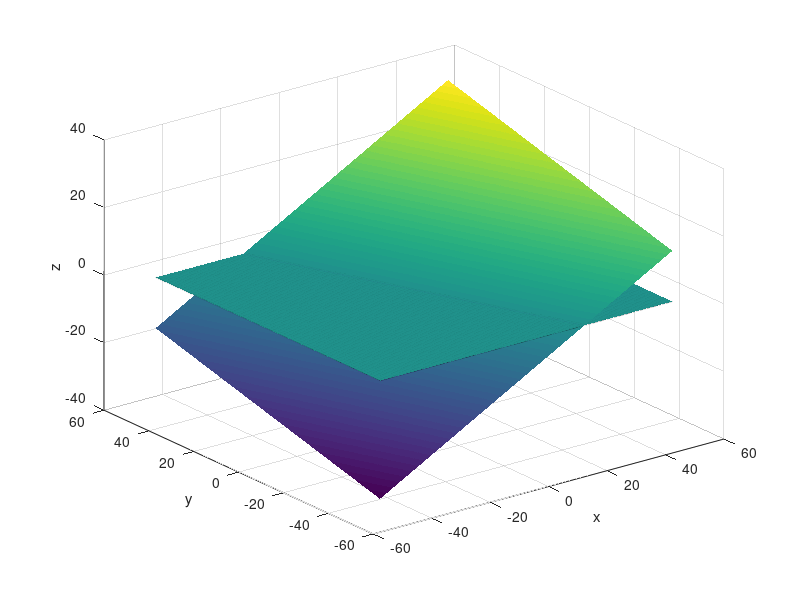
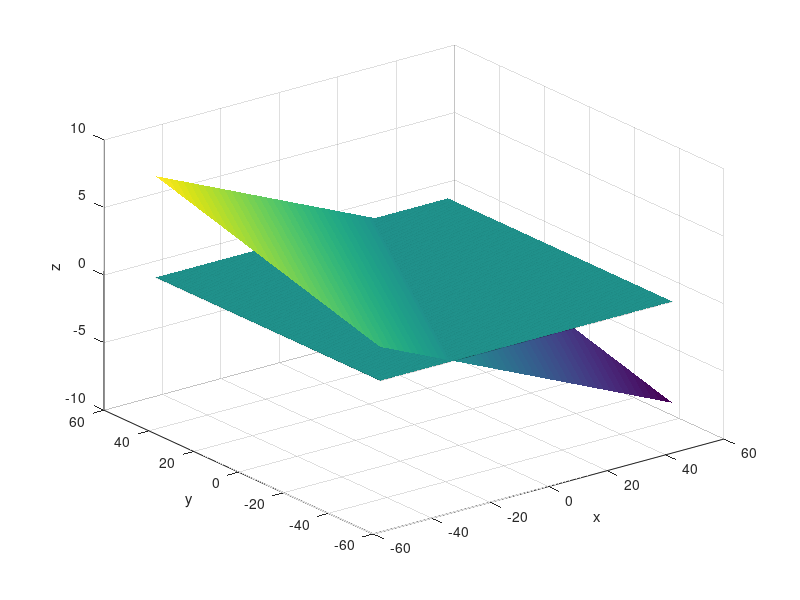

These charts were generated, in order, by the following MATLAB code:
function ejerc1aFM()
    graphFunctionPlane1();
    graphFunctionPlane2();
end

function graphFunctionPlane1()
    x = -50:.1:50;
    [X, Y] = meshgrid(x);
    z = (X.*0.5)+(Y.*0.2);
    z1 = z.*0;
    figure; surf(X, Y, z);
    shading flat;
    xlabel('x');
    ylabel('y');
    zlabel('z');
    hold on;
    surf(X, Y, z1);
    hold on;
end

function graphFunctionPlane2()
    x = -50:.1:50;
    [X, Y] = meshgrid(x);
    z = (X.*-0.1)+(Y.*0.05);
    z1 = z.*0;
    figure; surf(X, Y, z);
    shading flat;
    xlabel('x');
    ylabel('y');
    zlabel('z');
    hold on;
    surf(X, Y, z1);
    hold on;
end